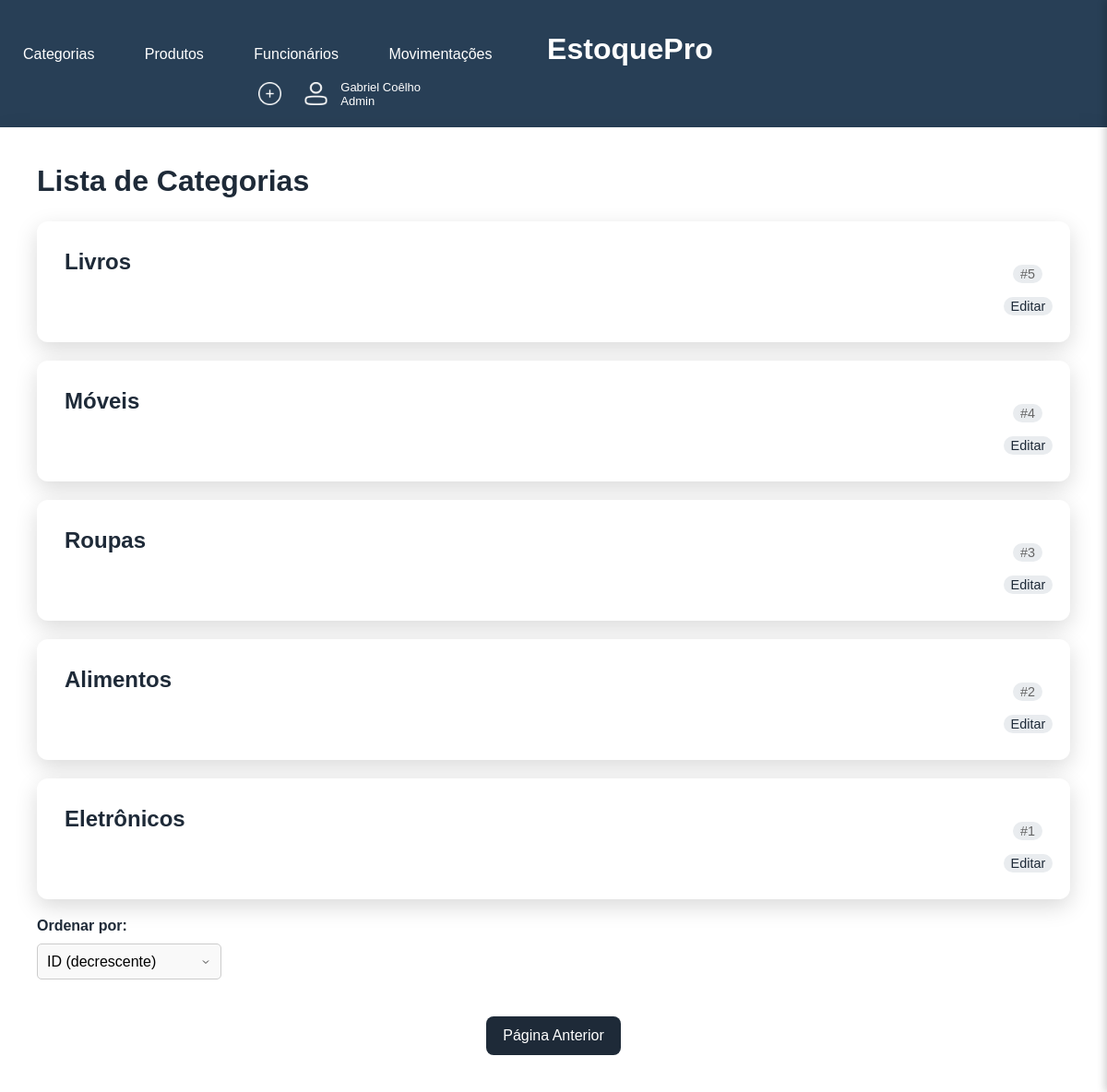
The app's page /categoria?pagina=3&ordem=id_categoria_desc, older data.
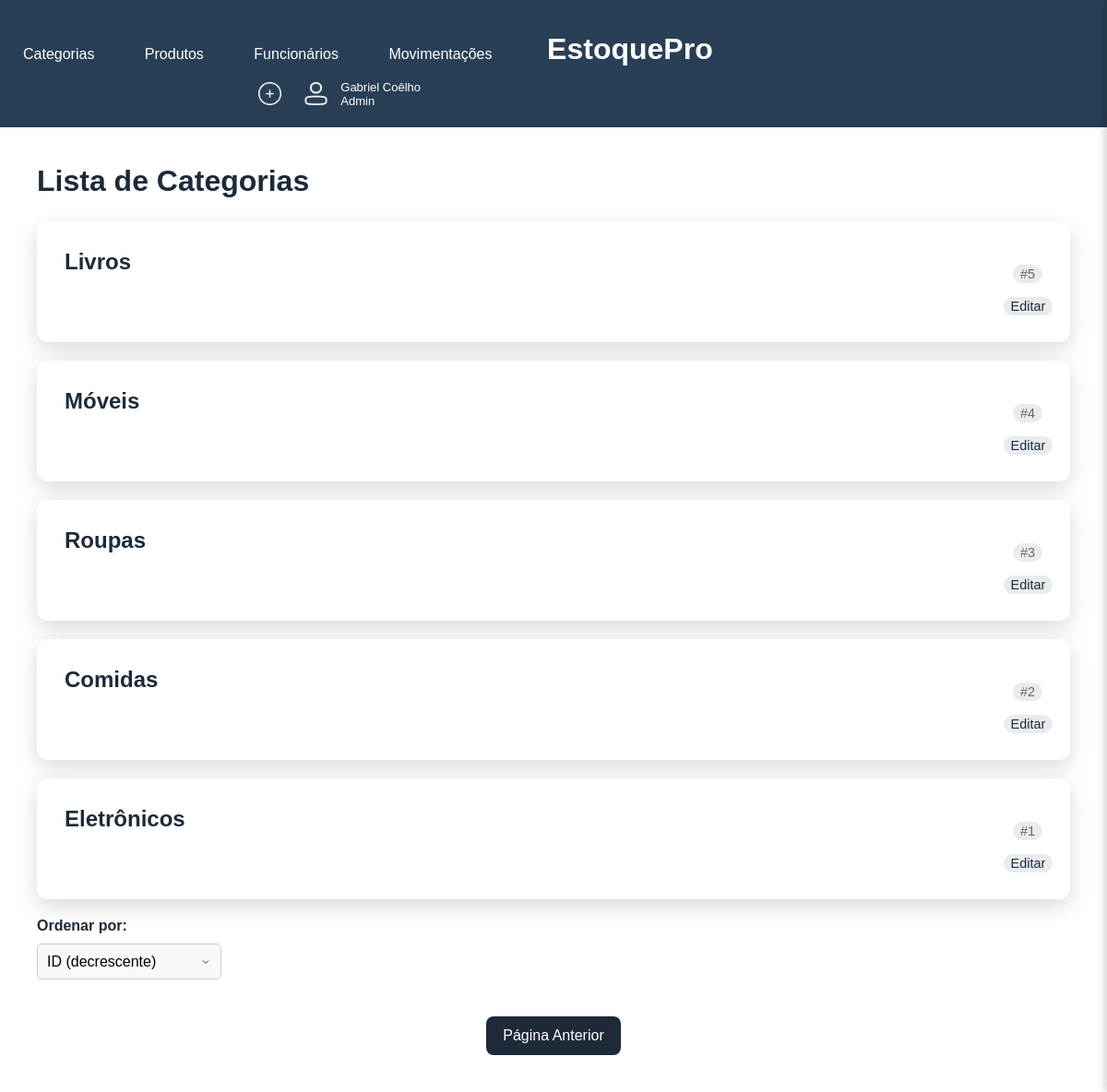
The same page, newer data.
### models.py (models this page shows, shortened)
class Categoria(Base):
    __tablename__ = 'categorias'
    id_categoria = Column(Integer, primary_key=True)
    nome_categoria = Column(String(40), nullable=False, index=True)

### app.py (the view)
@app.route('/categoria', methods=['GET'])
def categoria():
    por_pagina = 5
    pagina_atual = int(request.args.get('pagina', 1))
    ordem = request.args.get('ordem', 'id_categoria_desc')
    offset = (pagina_atual - 1) * por_pagina
    if ordem == 'nome_asc':
        order_by = Categoria.nome_categoria.asc()
    elif ordem == 'nome_desc':
        order_by = Categoria.nome_categoria.desc()
    elif ordem == 'id_categoria_asc':
        order_by = Categoria.id_categoria.asc()
    else:  # padrão
        order_by = Categoria.id_categoria.desc()
    lista = (select(Categoria).order_by(order_by).offset(offset).limit(por_pagina))
    lista = db_session.execute(lista).scalars().all()
    total_categorias = db_session.query(Categoria).count()
    total_paginas = (total_categorias + por_pagina - 1) // por_pagina
    return render_template('categoria.html',
                           cavalo=lista,
                           pagina_atual=pagina_atual,
                           total_paginas=total_paginas,
                           ordem=ordem)

### templates/categoria.html (shortened to what this page needs)
{% extends 'base.html' %}
{% block conteudo %}
    <h1>Lista de Categorias</h1>
    {% for item in cavalo %}
        <div class="card">
            <div class="card-header">
                <h2>{{ item.nome_categoria }}</h2>
                <span class="product-id">#{{ item.id_categoria }}</span>
            </div>
                <span class="product-id" style="margin-left: 96%;"><a
            href="{{ url_for('editar_categoria', id_categoria=item.id_categoria) }}"
            class="btn-edit">Editar</a></span>
        </div>
    {% endfor %}
        <label class="ordem_" for="ordem">Ordenar por:</label>
    <select class="ordem" id="ordem" onchange="location = this.value;">
        <option value="{{ url_for('categoria', pagina=pagina_atual, ordem='id_categoria_desc') }}"
                {% if ordem == 'id_categoria_desc' %}selected{% endif %}>ID (decrescente)
        </option>
    </select>
    <div class="pagination">
        {% if pagina_atual > 1 %}
            <a href="{{ url_for('categoria', pagina=pagina_atual - 1, ordem=ordem) }}">Página Anterior</a>
        {% endif %}
    </div>
{% endblock conteudo %}

### templates/base.html (shortened to what this page needs)
<!DOCTYPE html>
<html lang="pt-BR">
<head>
    <link rel="stylesheet" href="../static/template.css">
</head>
<body>
<header>
    <div class="container">
        <a href="{{ url_for('categoria') }}">Categorias</a>
        <a href="{{ url_for('produto') }}">Produtos</a>
        <a href="{{ url_for('funcionario') }}">Funcionários</a>
        <a href="{{ url_for('movimentacao') }}">Movimentações</a>
        <div  class="logo" style="cursor: pointer;"><a href="{{ url_for('dashboard') }}" ><h1>EstoquePro</h1></a></div>
        <div class="icones">
            <div style="cursor: pointer;" class="icone" id="toggleButton">
                <img src="/static/add.png" alt="" style="width: 25px; height: 25px;">
            </div>
            <div class="icone">
                <img src="/static/perfil.png" alt="" style="width: 25px; height: 25px;">
            </div>
            <div class="nome-cargo">
                <p class="nome">Gabriel Coêlho</p>
                <p class="cargo">Admin</p>
            </div>
        </div>
    </div>
</header>
<main>
    {% block conteudo %}
    {% endblock %}
</main>
</body>
</html>

### static/template.css (style rules this page uses)
* { margin: 0; padding: 0; box-sizing: border-box; }
body, html { height: 100%; font-family: 'Poppins', sans-serif; background-color: #f0f2f5; color: #333333; }
select { width: 200px; padding: 10px; border: 1px solid #ccc; border-radius: 5px; font-size: 16px; background-color: #f9f9f9; appearance: none; background-repeat: no-repeat; background-position: right 10px center; background-size: 12px; transition: border-color 0.3s, box-shadow 0.3s; display: block; margin-bottom: 20px; }
option { padding: 10px; }
a { text-decoration: none; color: #1e2a38; transition: color 0.3s; }
header { background-color: #283f56; padding: 20px 0; text-align: left; color: white; box-shadow: 0 4px 8px rgba(0, 0, 0, 0.1); }
.logo { display: inline-block; width: 20vw; text-align: center; }
.icones { display: inline-block; width: 38vw; margin-right: 20px; text-align: right; }
.icone { display: inline-block; margin-left: 20px; }
header a { display: inline-block; padding: 15px 25px; font-size: 16px; color: white; transition: background-color 0.3s; }
main { padding: 40px; background-color: #ffffff; min-height: 100vh; box-shadow: 0 4px 20px rgba(0, 0, 0, 0.1); }
main h1 { color: #1e2a38; margin-bottom: 25px; font-weight: 600; }
header h1 { color: #ffffff; font-weight: 600; display: inline-block; }
h2 { color: #1e2a38; margin-bottom: 25px; font-weight: 600; }
.card { background-color: #ffffff; border-radius: 12px; box-shadow: 0 8px 24px rgba(0, 0, 0, 0.15); margin: 20px 0; padding: 30px; transition: transform 0.3s, box-shadow 0.3s; }
label { display: block; margin-bottom: 10px; font-weight: 600; color: #1e2a38; }
.pagination { text-align: center; margin-top: 40px; }
.pagination a { display: inline-block; padding: 12px 18px; margin: 0 8px; background-color: #1e2a38; color: white; text-decoration: none; border-radius: 8px; }
.nome, .cargo { text-align: left; font-size: 13px; }
.nome-cargo { display: inline-block; margin-left: 10px; cursor: default; }

### templates/categoria.html (style rules this page uses)
.product-id { font-size: 0.9em; color: #666; background-color: #e9ecef; padding: 2px 8px; border-radius: 12px; white-space: nowrap; }
.card-header { display: flex; justify-content: space-between; align-items: center; }

Row changes from the older to the newer data that the page shows:
changed Categoria id 2: nome_categoria "Alimentos" → "Comidas"
